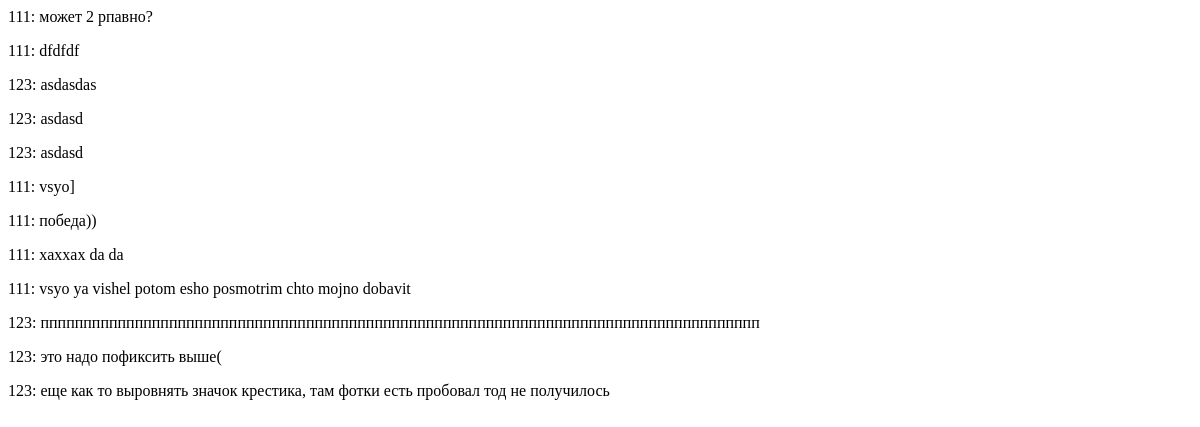
Screenshot of /readMsg.php?room=1 with the database file from the repository.
### tables this page shows
CREATE TABLE `msg` (
  `message_id` int NOT NULL,
  `msg` varchar(100) NOT NULL,
  `room_id` int NOT NULL,
  `users_id` int NOT NULL
);

CREATE TABLE `users` (
  `id` int UNSIGNED NOT NULL,
  `username` varchar(100) NOT NULL,
  `password` varchar(100) NOT NULL,
  `role` varchar(10) NOT NULL,
  `banned` tinyint(1) DEFAULT NULL
);

### readMsg.php (the view, shortened to what this page needs)
<?php
try {
    $pdo = pdo();
    $roomToken = $_GET['room'];
    $sql = "SELECT * FROM `msg` WHERE `room_id` = '$roomToken'";
    $stmt = $pdo->query($sql);
    if ($stmt->rowCount() > 0) {
        while ($data = $stmt->fetch(PDO::FETCH_ASSOC)) {
            if (true) {
                $userStmt = $pdo->prepare("SELECT * FROM `users` WHERE `id` = :id");
                $userStmt->execute(['id' => intval($data['users_id'])]);
                $user = $userStmt->fetch(PDO::FETCH_ASSOC);
                $userName = $user['username'];
                ?>
                <p class="<?= (intval($data['users_id']) === intval($_SESSION['user_id'])) ? 'sender' : 'receiver' ?>">
                    <span class="userName">
                        <?php if (intval($data['users_id']) !== intval($_SESSION['user_id'])) {echo $userName .': ';}?>
                    </span>
                    <?=$data["msg"];?>
                </p>
                <?php
            } else {
                ?>
                    <script src="https://ajax.googleapis.com/ajax/libs/jquery/3.5.1/jquery.min.js"></script>
                    <script src="js/script.js"></script>
                <!--!>
                <?php
            }
        }
    } else {
        echo "<h3> Начните общение первым!</h3>";
    }
} catch (PDOException $e) {
    echo "Ошибка: " . $e->getMessage();
}
?>

### rows the page displays
msg: users.username "111", msg "может 2 рпавно?"
msg: users.username "111", msg "dfdfdf"
msg: users.username "123", msg "asdasdas"
msg: users.username "123", msg "asdasd"
msg: users.username "123", msg "asdasd"
msg: users.username "111", msg "vsyo]"
msg: users.username "111", msg "победа))"
msg: users.username "111", msg "xaxxax da da"
msg: users.username "111", msg "vsyo ya vishel potom esho posmotrim chto mojno dobavit"
msg: users.username "123", msg "пппппппппппппппппппппппппппппппппппппппппппппппппппппппппппппппппппппппппппппппппппп"
msg: users.username "123", msg "это надо пофиксить выше("
msg: users.username "123", msg "еще как то выровнять значок крестика, там фотки есть пробовал тод не получилось"
